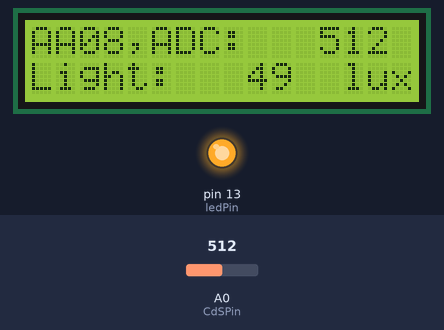
Recording of a sketch running on a simulated Arduino Uno, built with avr-gcc and run on an emulated ATmega328P. Parts: 16×2 character LCD, output pins drawn as LEDs (lit = HIGH). The test bench sets the inputs (shaded band); at power-on: A0 (CdSPin) = 512.

Above: at 1.2 s.
1.3 s: A0 (CdSPin) set to 442
At 3.3 s:
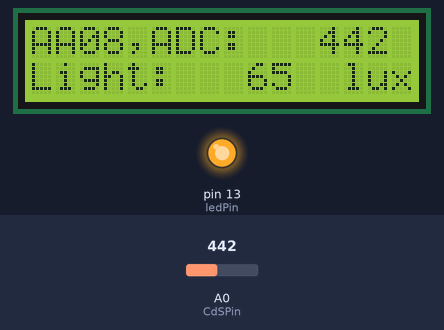
3.6 s: A0 (CdSPin) set to 417
At 4.8 s:
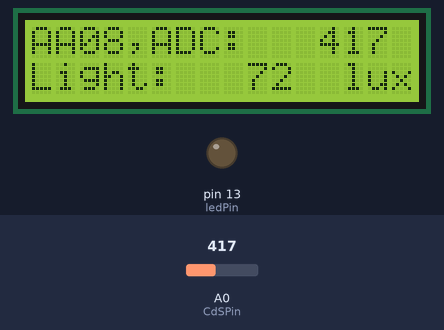
5.6 s: A0 (CdSPin) set to 511
At 7.4 s:
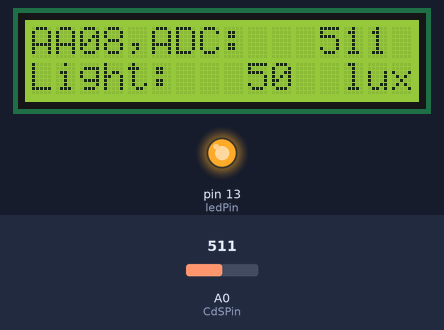
Timing chart, 0 to 8.9 s (numbered marks = the images above; inputs shaded):
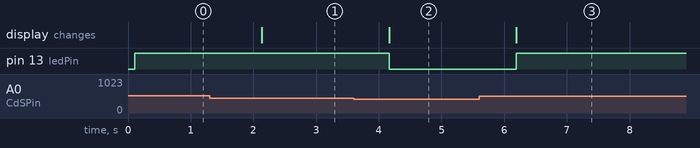

The sketch:

AAnn_LCD_lux_start.ino
```cpp
/*
 빛 입력 LCD 모니터링 및 제어
*/
 // LCD 라리브러리 설정
#include <LiquidCrystal_I2C.h>
#include<Wire.h>
// LCD 설정
LiquidCrystal_I2C lcd(0x27,16,2); // 0x3F, 0x27

// 0번 아날로그핀을 CdS 셀 입력으로 설정한다.
const int CdSPin = 0;    // CdS => A0
const int ledPin = 13;   // LED pin => D13

// LED OFF above threshold
int threshold = 70;

void setup() {
  pinMode(ledPin, OUTPUT);
// 16X2 LCD 모듈 설정하고 백라이트를 켠다.
  lcd.init();
  lcd.backlight();
// 모든 메세지를 삭체한 뒤
// 숫자를 제외한 부분들을 미리 출력시킨다.
  lcd.clear();
  lcd.setCursor(0,0);
  lcd.print("AA08,ADC: ");
  lcd.setCursor(0,1);
  lcd.print("Light:  ");
  lcd.setCursor(13,1);
  lcd.print("lux");  //
}

void loop(){
  int adcValue; // 실제 센서로부터 읽은 값 (0~1023)
  int illuminance; // 현재의 밝기. 0~100%
  int lux;         // 현재의 밝기. lux

  // CdS cell을 통하여 입력되는 전압을 읽는다.
  adcValue = analogRead(CdSPin);
  // luminosity() 함수를 이용해서 Lux 를 계산한다.
  lux = int(luminosity(adcValue));

  // 전에 표시했던 내용을 지운다.
  lcd.setCursor(12,0);
  lcd.print("    ");
  // ADC 값을 표시한다
  lcd.setCursor(12,0);
  lcd.print(adcValue);
  // 전에 표시했던 내용을 지운다.
  lcd.setCursor(9,1);
  lcd.print("   ");
  // 밝기를 표시한다
  lcd.setCursor(9,1);
  lcd.print(lux);

// On/Off LED by threshold)
if(lux >= threshold)
    digitalWrite(ledPin,LOW);
else
    digitalWrite(ledPin,HIGH);


  delay(1000);
}

//Voltage to Lux
double luminosity (int RawADC0){
  double Vout=RawADC0*5.0/1023;  // 5/1023 (Vin = 5 V)
  double lux=(2500/Vout-500)/10;
  // lux = 500 / Rldr, Vout = Ildr*Rldr = (5/(10 + Rldr))*Rldr
  return lux;
}
```

Measured:
- the behaviour switches between 427 and 426 on A0 (CdSPin) (found by bisection; images 1 and 2)
- after the input at 1.3 s, the display: changes after 0.83 s (image 1)
- after the input at 3.6 s, pin 13 (ledPin): HIGH → LOW after 0.56 s; the display: changes after 0.56 s (image 2)
- after the input at 5.6 s, pin 13 (ledPin): LOW → HIGH after 0.59 s; the display: changes after 0.59 s (image 3)
